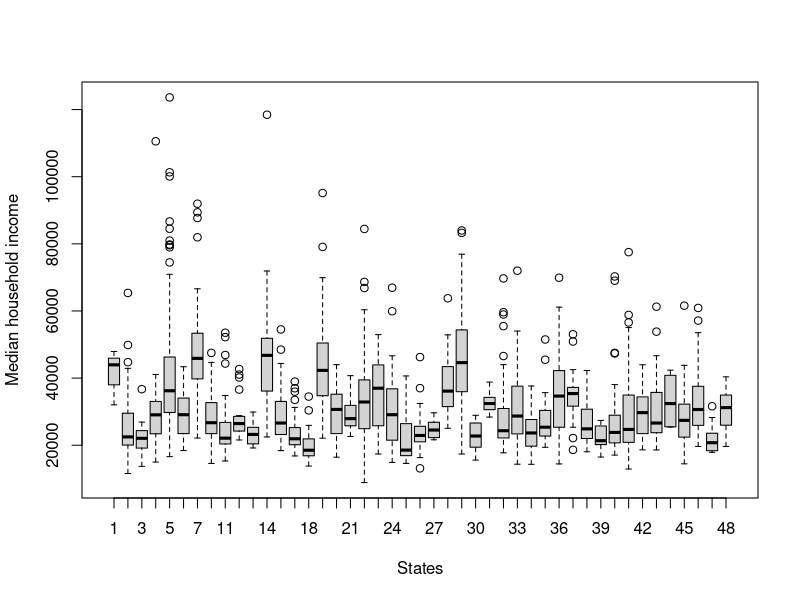
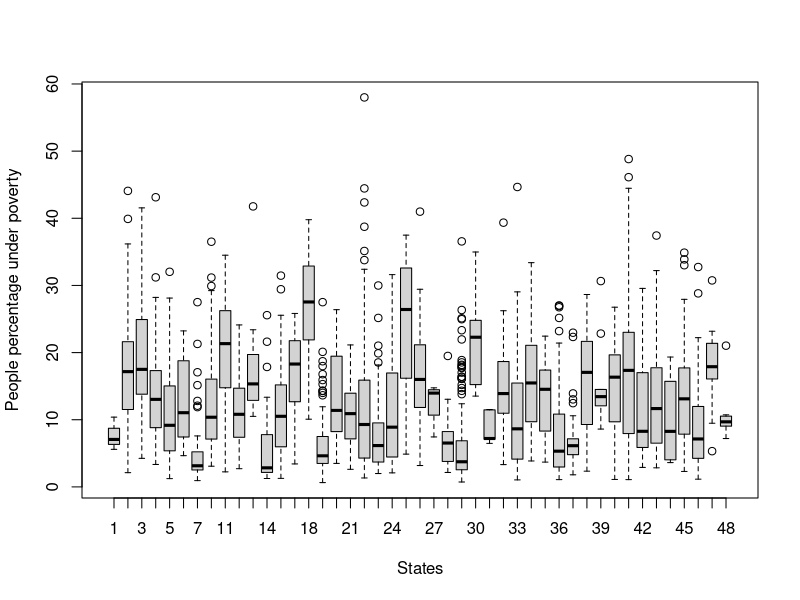
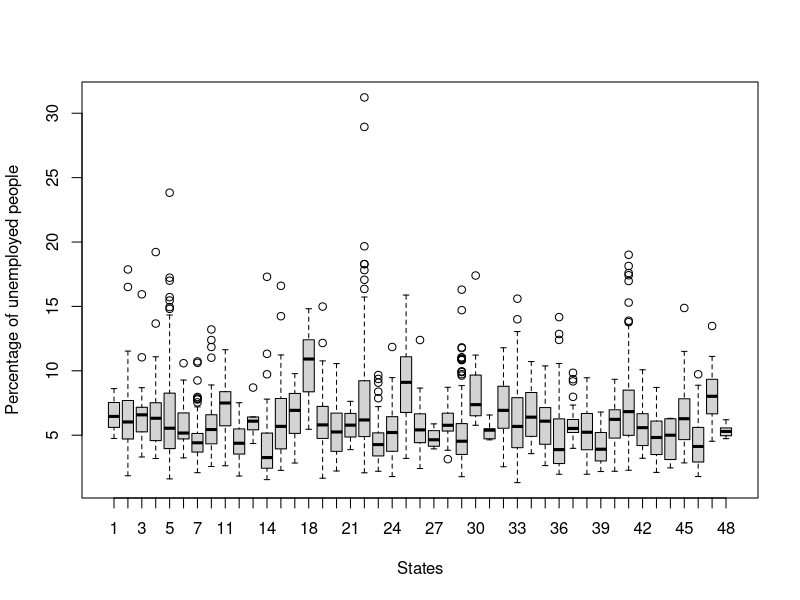
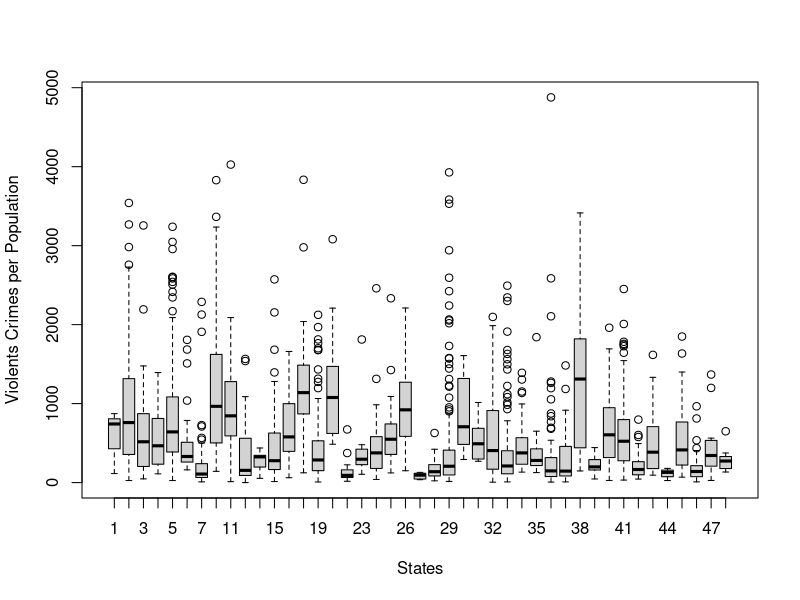
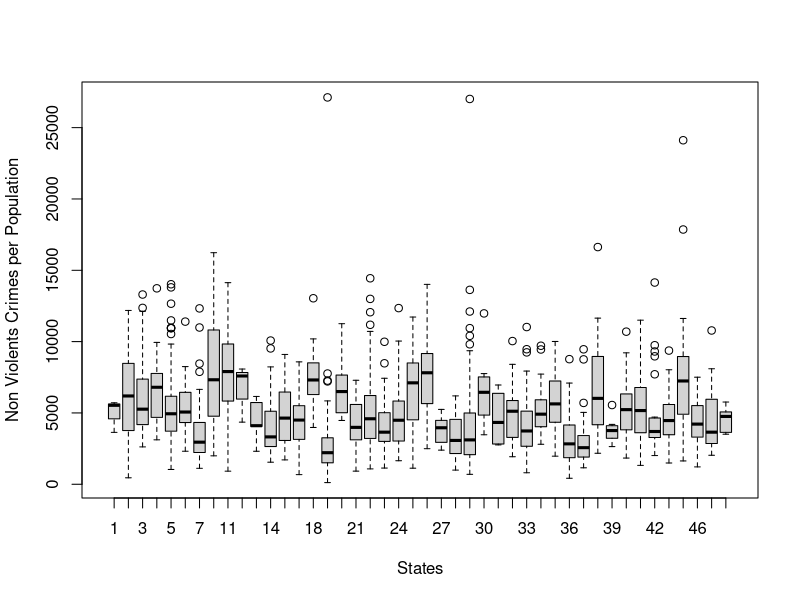

Source code (R) for these figures, in order:
library(lmtest)

anova <- function(ind_var, ind_var_name, dep_var, dep_var_name){
  df <- data.frame(ind_var, dep_var)
  # remove states with only one observation
  df <- df[ave(rep(1, nrow(df)), ind_var, FUN=length)>1,]
  boxplot(dep_var~ind_var, data=df, xlab = ind_var_name, ylab = dep_var_name)
  
  anova_data <- aov(dep_var~ind_var, data=df)
  summary(anova_data)
  
  res <- anova_data$residuals
  
  # Verification of the assumptions
  shapiro.test(res)
  bartlett.test(res, df$ind_var)
  dwtest(unemployed.anova)
}

data <- read.csv(file = 'CommViolPredUnnormalizedData.csv')

states <- data[["state"]]

# Encode states name to numbers
states_set <- unique(states)
numbers <- seq(1:length(states_set))
names(numbers) <- states_set
states_map <-c()
for (item in states) {
  if (item %in% names(numbers)) {
    states_map <- append(states_map, numbers[item])
  }
}


## Variables

# medIncome: Median Household Income
medIncome <- data[["medIncome"]]

df_income <- data.frame(states_map, medIncome)
df_income <- df_income[ave(rep(1, nrow(df_income)), df_income$states_map, FUN=length)>1,]
boxplot(medIncome~states_map, data=df_income, xlab = "States", ylab = "Median household income")

medIncome.anova <- aov(medIncome~states_map, data=df_income)
summary(medIncome.anova)

res <- medIncome.anova$residuals

# Verification of the assumptions
shapiro.test(res)
bartlett.test(res, df_income$states_map)
dwtest(medIncome.anova)

# PctPopUnderPov: Percentage of people under the poverty level
popUnderPov <- data[["PctPopUnderPov"]]
df_popPov <- data.frame(states_map, popUnderPov)
df_popPov <- df_popPov[ave(rep(1, nrow(df_popPov)), df_popPov$states_map, FUN=length)>1,]
boxplot(popUnderPov~states_map, data=df_popPov, xlab = "States", ylab = "People percentage under poverty")

popUnderPov.anova <- aov(popUnderPov~states_map, data=df_popPov)
summary(popUnderPov.anova)

res <- popUnderPov.anova$residuals

# Verification of the assumptions
shapiro.test(res)
bartlett.test(res, df_popPov$states_map)
dwtest(popUnderPov.anova)

# PctUnemployed: Percentage of people 16 and over, in the labor force, and unemployed
unemployed <- data[["PctUnemployed"]]
df_unemp <- data.frame(states_map, unemployed)
df_unemp <- df_unemp[ave(rep(1, nrow(df_unemp)), df_unemp$states_map, FUN=length)>1,]
boxplot(unemployed~states_map, data=df_unemp, xlab = "States", ylab = "Percentage of unemployed people")

unemployed.anova <- aov(unemployed~states_map, data=df_unemp)
summary(unemployed.anova)

res <- unemployed.anova$residuals

# Verification of the assumptions
shapiro.test(res)
bartlett.test(res, df_unemp$states_map)
dwtest(unemployed.anova)

# ViolentCrimesPerPop: Violent crimes per population
vCrimes <- data[["ViolentCrimesPerPop"]]
df_vc <- data.frame(states_map, vCrimes)
df_vc <- subset(df_vc, df_vc$vCrimes!="?")
df_vc <- df_vc[ave(rep(1, nrow(df_vc)), df_vc$states_map, FUN=length)>1,]
df_vc$vCrimes <- as.numeric(as.character(df_vc$vCrimes))
boxplot(vCrimes~states_map, data=df_vc, xlab = "States", ylab = "Violents Crimes per Population")

vCrimes.anova <- aov(vCrimes~states_map, data=df_vc)
summary(vCrimes.anova)

res <- vCrimes.anova$residuals

# Verification of the assumptions
shapiro.test(res)
bartlett.test(res, df_vc$states_map)
dwtest(vCrimes.anova)

# nonViolPerPop: Non violent crimes per population
nvCrimes <- data[["nonViolPerPop"]]
df_nvc <- data.frame(states_map, nvCrimes)
df_nvc <- subset(df_nvc, df_nvc$nvCrimes!="?")
df_nvc <- df_nvc[ave(rep(1, nrow(df_nvc)), df_nvc$states_map, FUN=length)>1,]
df_nvc$nvCrimes <- as.numeric(as.character(df_nvc$nvCrimes))
boxplot(nvCrimes~states_map, data=df_nvc, xlab = "States", ylab = "Non Violents Crimes per Population")

nvCrimes.anova <- aov(nvCrimes~states_map, data=df_nvc)
summary(nvCrimes.anova)

res <- nvCrimes.anova$residuals

# Verification of the assumptions
shapiro.test(res)
bartlett.test(res, df_nvc$states_map)
dwtest(nvCrimes.anova)